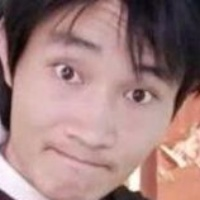
#> input picture OpenCV/Actor/zxc/face10_206_80.jpeg, 200 x 200 px; its folder holds 4 pictures in this run
$ python 23-LearnEigenFace.py
#> lines starting #> are read from the running program, lines starting #| are printed output that depends on the picture
import  cv2
import os
import numpy as np

imgs = []
cl = []
imgPath = './Actor/zxc/'
model = cv2.face.EigenFaceRecognizer_create()
dirs = os.listdir(imgPath)
for f in dirs:
    file = imgPath + f
    img = cv2.imread(file, 0)
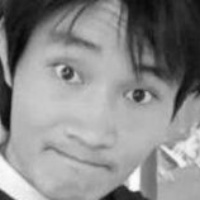
#> img: shape (200, 200); min 6, max 254, mean 139.4
    imgs.append(img)
    cl.append(101)
#> pass 2 of the loop `for f in dirs:`:
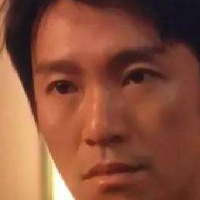
#> input picture OpenCV/Actor/zxc/face11_445_130.jpeg, 200 x 200 px
#> `img = cv2.imread(file, 0)`:
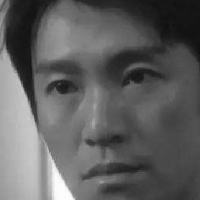
#> img: shape (200, 200); min 17, max 255, mean 94.9
#> pass 3 of the loop `for f in dirs:`:
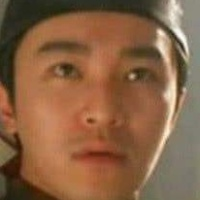
#> input picture OpenCV/Actor/zxc/face12_337_68.jpeg, 200 x 200 px
#> `img = cv2.imread(file, 0)`:
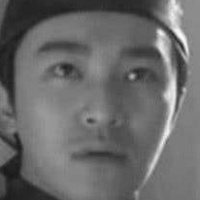
#> img: shape (200, 200); min 23, max 251, mean 105.9
#> the loop made 4 passes; the first 3 are shown

array = np.array(cl)
model.train(imgs, array)
model.save('./XML/actor_zxc.xml')
cv2.destroyAllWindows()
